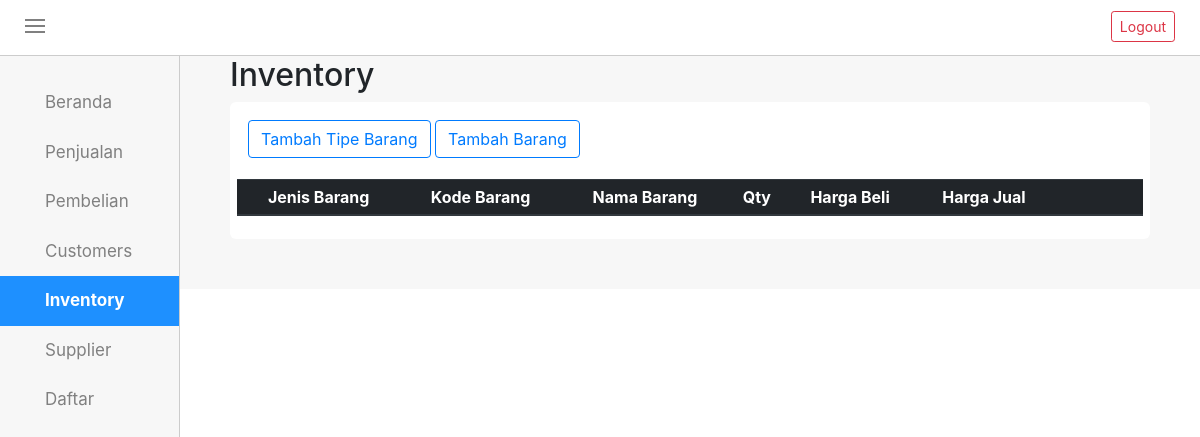
Before: /inventory.php (signed in) with the older database file.
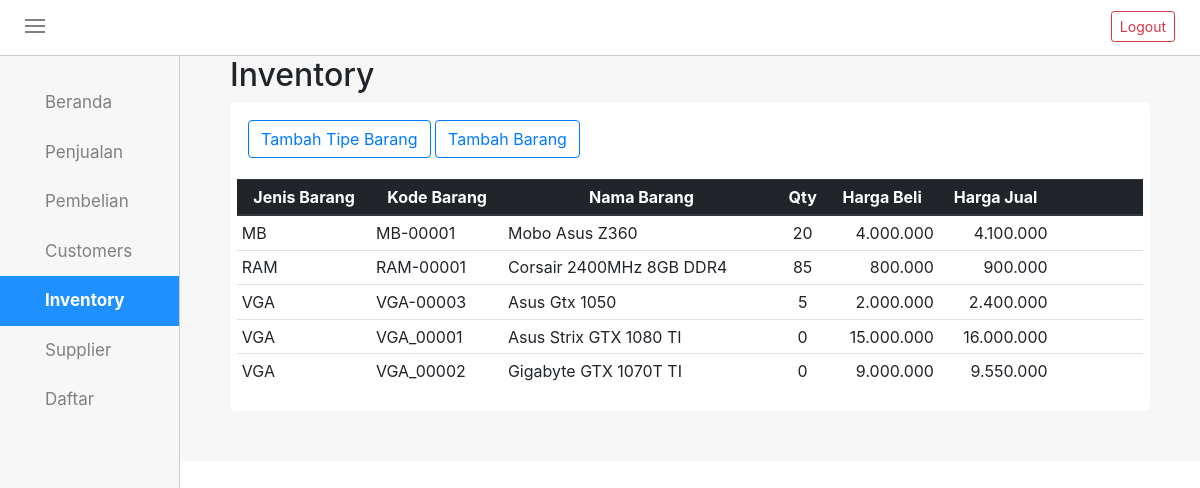
After: the same page with the newer database file.
### tables this page shows
CREATE TABLE `tb_inventory` (
  `jns_barang` varchar(20) NOT NULL,
  `kd_barang` varchar(11) NOT NULL,
  `nm_barang` varchar(30) NOT NULL,
  `qty` int(4) NOT NULL,
  `hrg_beli` double NOT NULL,
  `hrg_jual` double NOT NULL,
  `hapus` tinyint(1) NOT NULL
);

### inventory.php (the view, shortened to what this page needs)
<!DOCTYPE html>
<html>
<head>
	<link rel="stylesheet" type="text/css" href="style.css">
	<link rel="stylesheet" type="text/css" href="css/bootstrap.min.css">
	<link rel="stylesheet" type="text/css" href="css/datepicker.css">
	<link rel="stylesheet" type="text/css" href="css/bootstrap.css">
	<link rel="stylesheet" type="text/css" href="css/dataTables.bootstrap4.min.css">
</head>
<body>
	<div id="topnav">
		<div class="menuicon" onclick="geser()">
			<div class="garis"></div>
			<div class="garis"></div>
			<div class="garis"></div>
		</div>
		<div class="logout">
			<form method="POST" action="logout">
				<input type="submit" name="logout" value="Logout" class="btn btn-outline-danger btn-sm">
			</form>
		</div>
	</div>
	<div id="sidenav">
		<div id="tab">
			<div class="tabbutton">
				<a href="mainform" class="aktif"><span class="ion-ios-home"></span>Beranda</a>
				<a href="penjualan" target="_blank"><span class="ion-cash"></span>Penjualan</a>
				<a href="pembelian" target="_blank"><span class="ion-android-cart"></span>Pembelian</a>
				<a href="customers" class="aktif"><span class="ion-ios-people"></span>Customers</a>
				<a class="active" href="inventory"><span class="ion-briefcase"></span>Inventory</a>
				<a href="supplier" class="aktif"><span class="ion-person-stalker"></span>Supplier</a>
			</div>
				<a class="aktif drop" id="btn_daftar"><span class="ion-android-list"></span>Daftar<i class="ion-arrow-down-b"></i></a>
		</div>
	</div>
	<div id="rightside">
		<div id="beranda">
			<div class="all-box">
					<div class="all-top">
						<h2>Inventory</h2>
					</div>
				<div class="all-content">
					<div class="all-head">
						<div class="button-add">
							<button class="btn btn-outline-primary" data-toggle='modal' data-target='#modalJenisBarang' data-backdrop='static'><ion-icon name="add"></ion-icon> Tambah Tipe Barang</button>
							<button class="btn btn-outline-primary" onclick="document.getElementById('id01').style.display='block'" style="width:auto;"><ion-icon name="add"></ion-icon> Tambah Barang</button>
						</div>
						<br>
					</div>
					<br>
					<div id="container1">
						<div class="table-responsive">
							<table class="table table-hover table-sm" id="table_id">
							 	<thead class="thead-dark">
								    <tr>
								      <th>Jenis Barang</th>
								      <th>Kode Barang</th>
								      <th>Nama Barang</th>
								      <th>Qty</th>
								      <th>Harga Beli</th>
								      <th>Harga Jual</th>
								      <th width="5%"></th>
								      <th width="5%"></th>
								    </tr>
							  	</thead>
								<tbody>
								    <?php
										require_once("conn.php");
										$sql = "SELECT jns_barang,kd_barang,nm_barang,qty,hrg_beli,hrg_jual,hapus FROM tb_inventory WHERE hapus = 0";
										$q = mysqli_query($conn,$sql);
										while ($r = mysqli_fetch_assoc($q))
										{
											$hargaBeli = number_format($r['hrg_beli'], 0, ',', '.');
											$hargaJual = number_format($r['hrg_jual'], 0, ',', '.');
										    echo "<tr>";
										    echo "<td>$r[jns_barang]</td>";
										    echo "<td>$r[kd_barang]</td>";
										    echo "<td>$r[nm_barang]</td>";
										    echo "<td align='center'>$r[qty]</td>";
										    echo "<td align='right'>$hargaBeli</td>";
										    echo "<td align='right'>$hargaJual</td>";
										    echo "<td align='center'><span class='editBarang ion-edit' data-toggle='modal' data-target='#myModal0' data-backdrop='static'  data-jenisBarang='$r[jns_barang]' data-kodeBarang='$r[kd_barang]' data-namaBarang='$r[nm_barang]' data-qty='$r[qty]' data-hargaBeli='$r[hrg_beli]' data-hargaJual='$r[hrg_jual]'></span></td>";
										    echo "<td class='hapus' align='center'><a class='ion-trash-a' href='inventory_hapus.php?hps=$r[kd_barang]' onclick='return functionHapus()'></a></td>";
										    echo "</tr>";
										}
									?>
							 	</tbody>
							</table>
						</div>
					</div>
				</div>
			</div>
			</div>
			</div>
</body>
</html>

Changed rows visible on the page:
added tb_inventory: jns_barang "MB", kd_barang "MB-00001", nm_barang "Mobo Asus Z360", qty "20", hrg_beli "4.000.000", hrg_jual "4.100.000"
now on this page (row edited): tb_inventory: jns_barang "RAM", kd_barang "RAM-00001", nm_barang "Corsair 2400MHz 8GB DDR4", qty "85", hrg_beli "800.000", hrg_jual "900.000"
added tb_inventory: jns_barang "VGA", kd_barang "VGA-00003", nm_barang "Asus Gtx 1050", qty "5", hrg_beli "2.000.000", hrg_jual "2.400.000"
now on this page (row edited): tb_inventory: jns_barang "VGA", kd_barang "VGA_00001", nm_barang "Asus Strix GTX 1080 TI", qty "0", hrg_beli "15.000.000", hrg_jual "16.000.000"
now on this page (row edited): tb_inventory: jns_barang "VGA", kd_barang "VGA_00002", nm_barang "Gigabyte GTX 1070T TI", qty "0", hrg_beli "9.000.000", hrg_jual "9.550.000"
